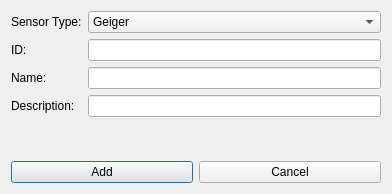
<?xml version="1.0" encoding="UTF-8"?>
<ui version="4.0">
 <class>AddSensorDialog</class>
 <widget class="QDialog" name="AddSensorDialog">
  <property name="geometry">
   <rect>
    <x>0</x>
    <y>0</y>
    <width>392</width>
    <height>194</height>
   </rect>
  </property>
  <property name="windowTitle">
   <string>Add Sensor</string>
  </property>
  <layout class="QVBoxLayout" name="verticalLayout">
   <item>
    <layout class="QFormLayout" name="formLayout">
     <item row="0" column="0">
      <widget class="QLabel" name="typeLabel">
       <property name="text">
        <string>Sensor Type:</string>
       </property>
      </widget>
     </item>
     <item row="0" column="1">
      <widget class="QComboBox" name="typeComboBox">
       <item>
        <property name="text">
         <string>Geiger</string>
        </property>
       </item>
       <item>
        <property name="text">
         <string>Temperature</string>
        </property>
       </item>
       <item>
        <property name="text">
         <string>Pressure</string>
        </property>
       </item>
      </widget>
     </item>
     <item row="1" column="0">
      <widget class="QLabel" name="idLabel">
       <property name="text">
        <string>ID:</string>
       </property>
      </widget>
     </item>
     <item row="1" column="1">
      <widget class="QLineEdit" name="idLineEdit"/>
     </item>
     <item row="2" column="0">
      <widget class="QLabel" name="nameLabel">
       <property name="text">
        <string>Name:</string>
       </property>
      </widget>
     </item>
     <item row="2" column="1">
      <widget class="QLineEdit" name="nameLineEdit"/>
     </item>
     <item row="3" column="0">
      <widget class="QLabel" name="descriptionLabel">
       <property name="text">
        <string>Description:</string>
       </property>
      </widget>
     </item>
     <item row="3" column="1">
      <widget class="QLineEdit" name="descriptionLineEdit"/>
     </item>
    </layout>
   </item>
   <item>
    <layout class="QHBoxLayout" name="buttonLayout">
     <item>
      <widget class="QPushButton" name="addButton">
       <property name="text">
        <string>Add</string>
       </property>
      </widget>
     </item>
     <item>
      <widget class="QPushButton" name="cancelButton">
       <property name="text">
        <string>Cancel</string>
       </property>
      </widget>
     </item>
    </layout>
   </item>
  </layout>
 </widget>
 <resources/>
 <connections/>
</ui>
